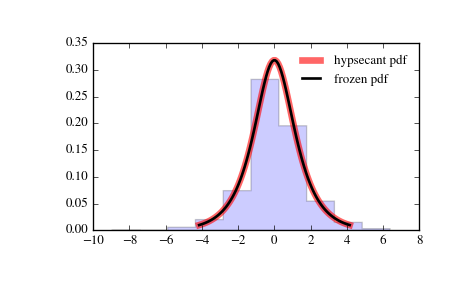

Recreate this plot in Python.
from scipy.stats import hypsecant
import matplotlib.pyplot as plt
fig, ax = plt.subplots(1, 1)

# Calculate a few first moments:

mean, var, skew, kurt = hypsecant.stats(moments='mvsk')

# Display the probability density function (``pdf``):

x = np.linspace(hypsecant.ppf(0.01),
                hypsecant.ppf(0.99), 100)
ax.plot(x, hypsecant.pdf(x),
       'r-', lw=5, alpha=0.6, label='hypsecant pdf')

# Alternatively, the distribution object can be called (as a function)
# to fix the shape, location and scale parameters. This returns a "frozen"
# RV object holding the given parameters fixed.

# Freeze the distribution and display the frozen ``pdf``:

rv = hypsecant()
ax.plot(x, rv.pdf(x), 'k-', lw=2, label='frozen pdf')

# Check accuracy of ``cdf`` and ``ppf``:

vals = hypsecant.ppf([0.001, 0.5, 0.999])
np.allclose([0.001, 0.5, 0.999], hypsecant.cdf(vals))
# True

# Generate random numbers:

r = hypsecant.rvs(size=1000)

# And compare the histogram:

ax.hist(r, normed=True, histtype='stepfilled', alpha=0.2)
ax.legend(loc='best', frameon=False)
plt.show()
